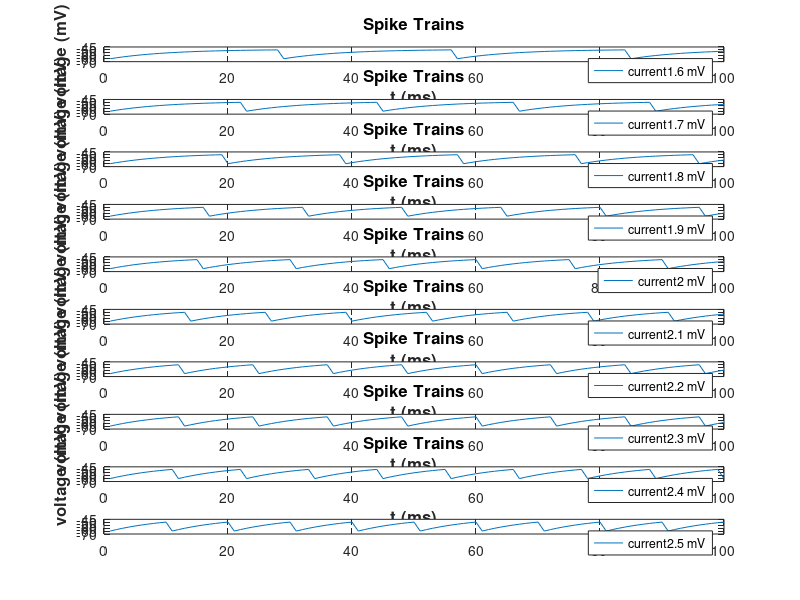
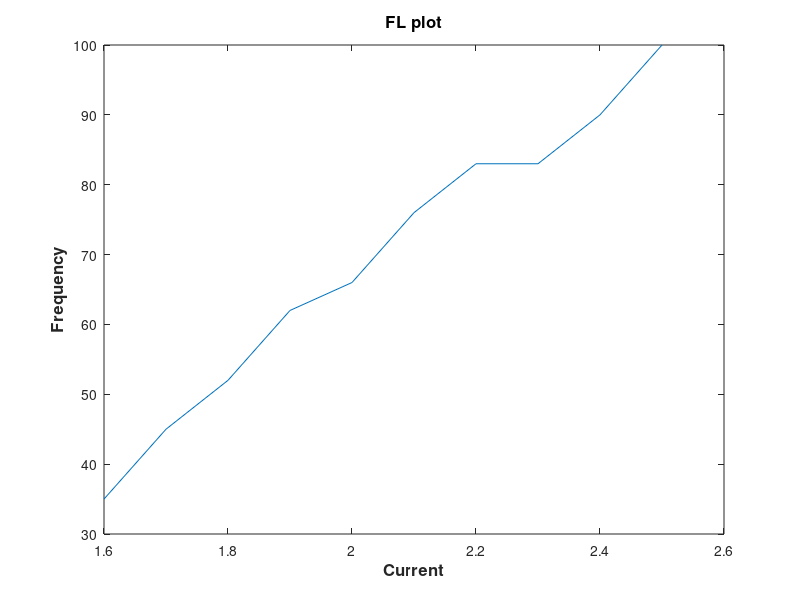

MATLAB code for these plots, in order:
%% HOMEWORK 2 
%% Integrate and Fire Neuron 
% V(t+1) = V(t) + (1/Tm)*(El - V(t) + Rm* Ie)

clear all
close all
clc

t = [1:1000]; % ms 
Vreset = -65; % mV
V0= -65; % mV initial condition 
Vth = -50; % THRESHOLD in mV
El = -65; % mV
Tm = 10; % ms
Rm = 10; 
V = NaN(length(t)+1,1); % membrane potential mV 
spikes = NaN(length(t),1);

Ie =[ 1.6:0.1:2.5];  % array of injected current 
V(1) = -65; % initialized at -65 mV

for ie = 1:length(Ie) 
    
for i = 1:length(t) 
    if V(i) > -50
        V(i+1) = Vreset;
        spikes(i)=1; 
    else
   V(i+1) = V(i)+ ( (1/Tm)*( El - V(i) + Rm * Ie(ie)  )); 
   spikes(i)=0;
    end  
end
spikecount(ie) = sum(nonzeros(spikes)) % frequency: numb of times it spiked 

title('Spike Trains','FontSize',12,'FontWeight','bold')
xlabel('t (ms)','FontSize',12,'FontWeight','bold') 
ylabel('voltage (mV)','FontSize',12,'FontWeight','bold') 

figure(1); %cla;
hold on
subplot(10,1,ie); 
plot(t(1:100),V(1:100));
legend( strcat('current ', num2str(Ie(ie)), ' mV' ) ,'Location','NorthEast');

end


figure 
plot(Ie, spikecount)
title('FL plot','FontSize',12,'FontWeight','bold')
xlabel('Current','FontSize',12,'FontWeight','bold') 
ylabel('Frequency','FontSize',12,'FontWeight','bold') 
% legend( num2str(sig(i)) ,'Location','SouthEast');


%% Izhikevich Neurons










